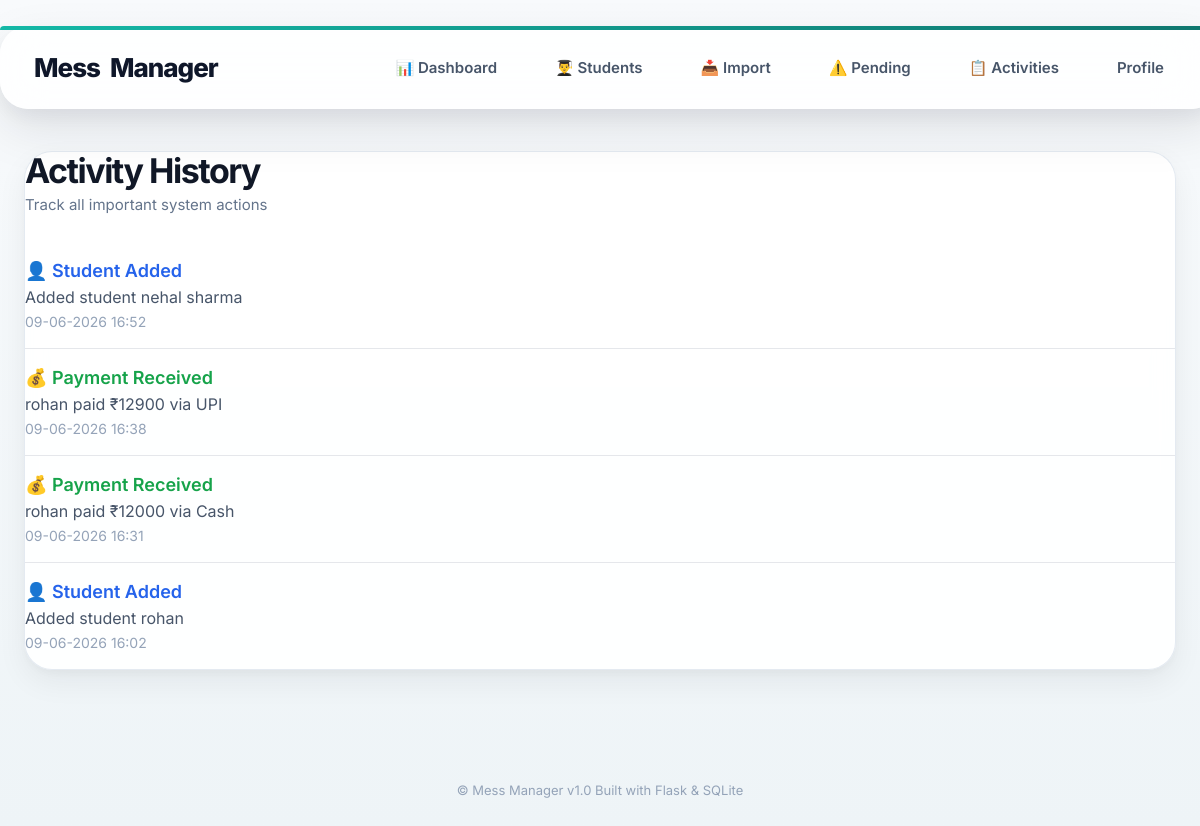
/activities (signed in), run on an earlier commit of the app's database.
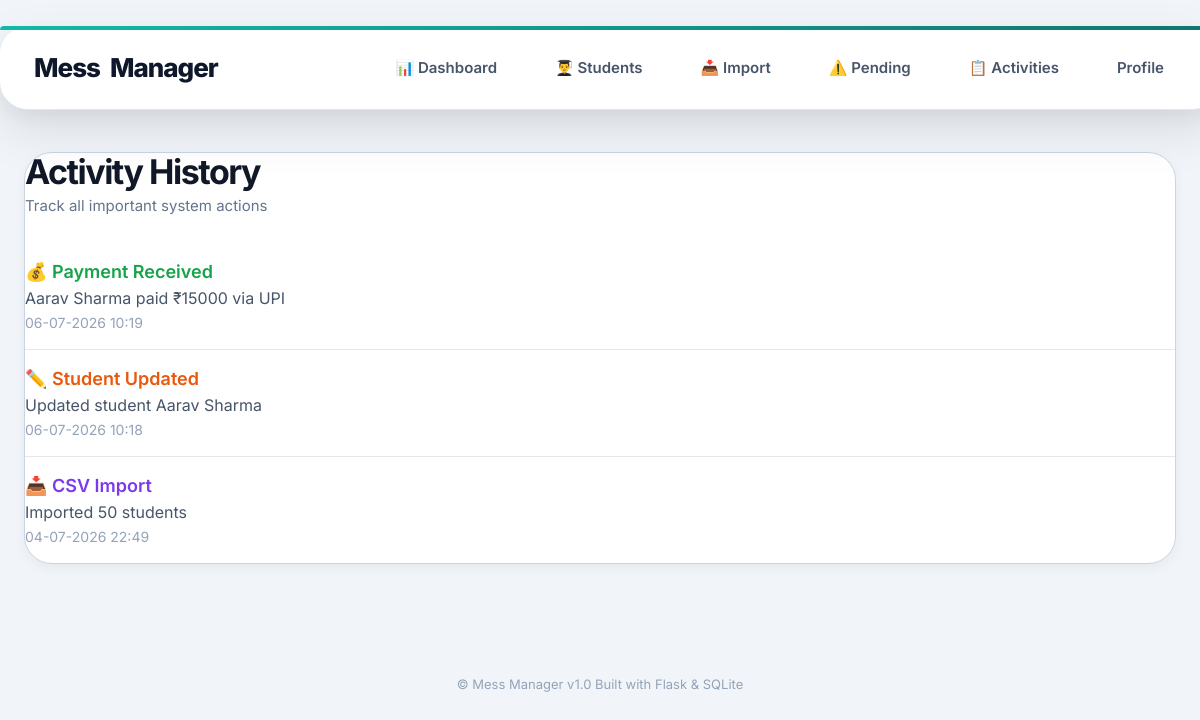
And on a later commit of the database.
### tables this page shows
CREATE TABLE activities (

        id INTEGER PRIMARY KEY AUTOINCREMENT,

        admin_id INTEGER NOT NULL,

        activity_type TEXT NOT NULL,

        description TEXT NOT NULL,

        created_at TEXT NOT NULL

    );

### app.py (the view)
@app.route('/activities')
@login_required
def activities():
    conn = connect_db()
    admin_id = session['admin_id']
    activities = conn.execute(
        """

        SELECT

            activity_type,

            description,

            created_at

        FROM activities

        WHERE admin_id = ?

        ORDER BY id DESC

        """,
        (admin_id,)
    ).fetchall()
    conn.close()
    return render_template(
        "activities.html",
        activities=activities
    )

### app.py (called while the page is built)
def connect_db():
    conn = sqlite3.connect('database.db')
    conn.execute("PRAGMA foreign_keys = ON")
    conn.row_factory = sqlite3.Row
    return conn

def login_required(func):
    @wraps(func)
    def wrapper(*args, **kwargs):
        if not session.get('admin_logged_in'):
            return redirect('/login')
        return func(*args, **kwargs)
    return wrapper

### templates/activities.html (shortened to what this page needs)
{% extends "base.html" %}
{% block content %}
<div class="container">
    <div class="ui-card">
        <h1 class="page-title">
            Activity History
        </h1>
        <p class="form-subtitle">
            Track all important system actions
        </p>
        {% if activities %}
        {% for activity in activities %}
        <div class="activity-item">
            <div class="activity-header">
                {% if activity['activity_type'] == 'Payment' %}
                <span class="activity-payment">
                    💰 Payment Received
                </span>
                {% elif activity['activity_type'] == 'Student' %}
                <span class="activity-student">
                    👤 Student Added
                </span>
                {% elif activity['activity_type'] == 'Edit' %}
                <span class="activity-edit">
                    ✏️ Student Updated
                </span>
                {% elif activity['activity_type'] == 'Delete' %}
                <span class="activity-delete">
                    🗑 Student Deleted
                </span>
                {% elif activity['activity_type'] == 'Import' %}
                <span class="activity-import">
                    📥 CSV Import
                </span>
                {% elif activity['activity_type'] == 'Security' %}
                <span class="activity-security">
                    🔐 Password Changed
                </span>
                {% endif %}
            </div>
            <div class="activity-description">
                {{ activity['description'] }}
            </div>
            <div class="activity-date">
                {{ activity['created_at'] }}
            </div>
        </div>
        {% endfor %}
        {% else %}
        <p>
            No activities found
        </p>
        {% endif %}
    </div>
</div>
{% endblock %}

What changed in the data, as far as the page shows it:
removed activities: activity_type "👤 Student Added", description "Added student nehal sharma", created_at "09-06-2026 16:52"
changed activities: description "rohan paid ₹12900 via UPI" → "Aarav Sharma paid ₹15000 via UPI"; created_at "09-06-2026 16:38" → "06-07-2026 10:19"
changed activities: description "rohan paid ₹12000 via Cash" → "Updated student Aarav Sharma"; created_at "09-06-2026 16:31" → "06-07-2026 10:18"; activity_type "💰 Payment Received" → "✏️ Student Updated"
changed activities: description "Added student rohan" → "Imported 50 students"; created_at "09-06-2026 16:02" → "04-07-2026 22:49"; activity_type "👤 Student Added" → "📥 CSV Import"
